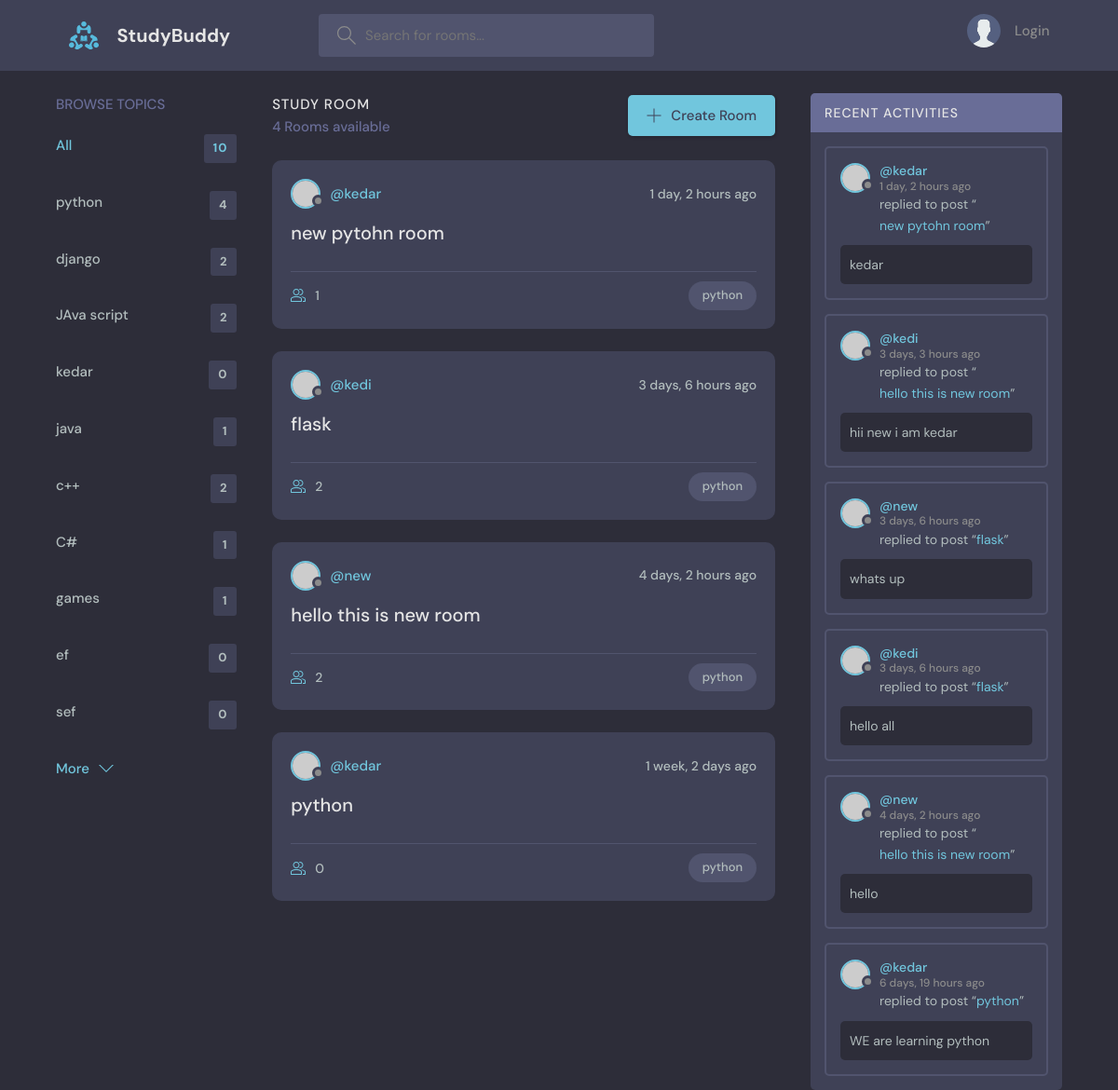
Before: /?q=python with the older database file.
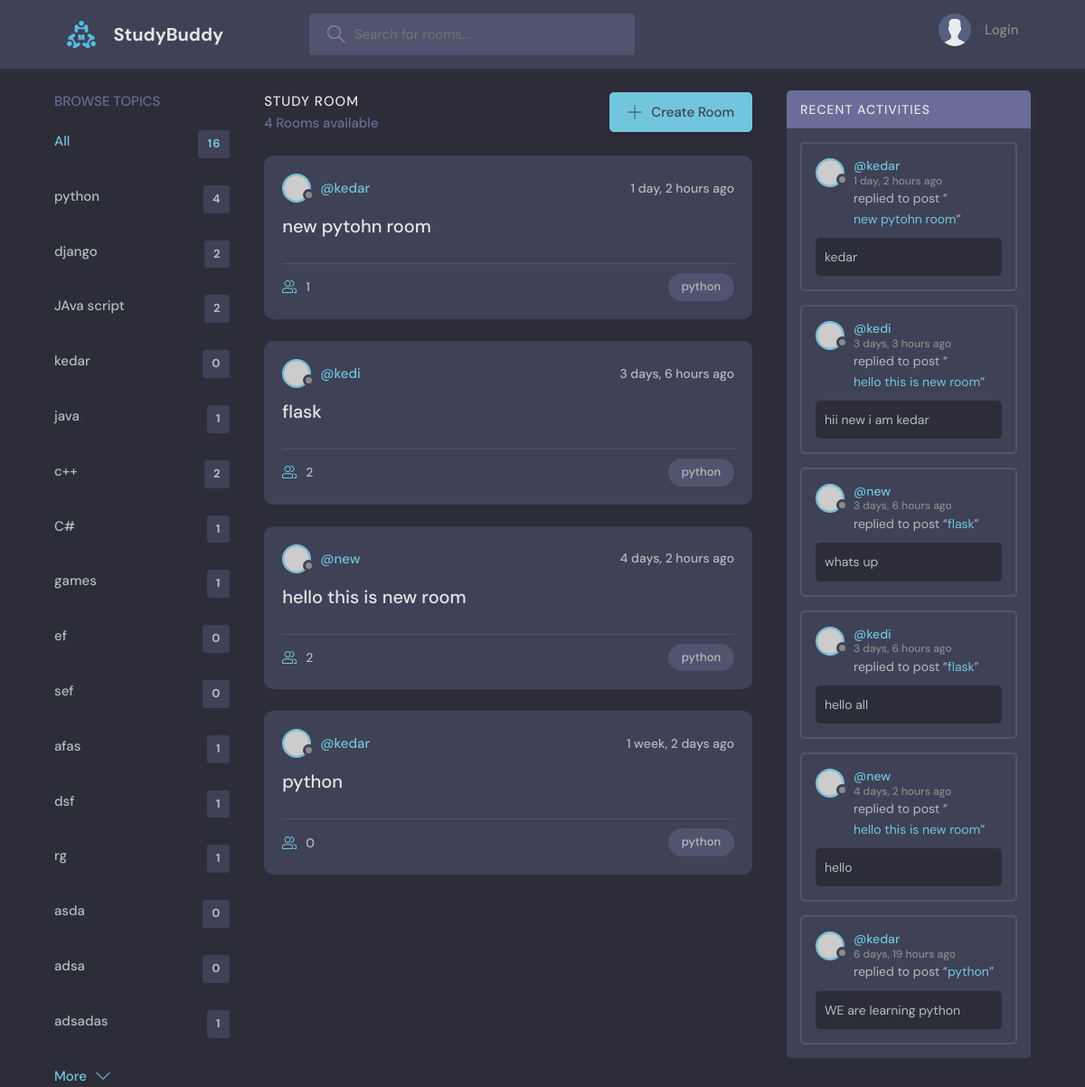
After: the same page with the newer database file.
### base/models.py (models this page shows, shortened)
class Topic(models.Model):
    name = models.CharField(max_length=200)

class Room(models.Model):
    host = models.ForeignKey(User,on_delete=models.SET_NULL, null=True)
    topic = models.ForeignKey(Topic,on_delete=models.SET_NULL, null=True)
    name = models.CharField(max_length=200, unique=True)
    description = models.TextField(null=True, blank=True)
    participants = models.ManyToManyField(User, related_name='participants', blank=True)
    requesters = models.ManyToManyField(User, related_name='requesters', blank=True)
    updated = models.DateTimeField(auto_now=True)
    created = models.DateTimeField(auto_now_add=True)
    class Meta:
        ordering = ['-updated', '-created']
    def __str__(self):
        return self.name

class Message(models.Model):
    user = models.ForeignKey(User, on_delete=models.CASCADE)
    room = models.ForeignKey(Room,on_delete=models.CASCADE)
    body = models.TextField()
    updated = models.DateTimeField(auto_now=True)
    created = models.DateTimeField(auto_now_add=True)
    class Meta:
        ordering = ['-updated', '-created']

### base/views.py (the view)
# urls.py: path('', views.home, name="home"),
def home(request):
    q = request.GET.get('q') if request.GET.get('q') != None else ''
    rooms = Room.objects.filter(
        Q(topic__name__icontains=q) |
        Q(name__icontains=q) |
        Q(description__icontains=q)
        )
    topics = Topic.objects.all()
    room_count = rooms.count()
    room_messages = Message.objects.filter(Q(room__topic__name__icontains=q))
    context = {'rooms': rooms, 'topics': topics, 'room_count': room_count,
                'room_messages': room_messages}
    return render(request, 'base/home.html',context)

### base/templates/base/home.html (shortened to what this page needs)
{% extends 'main.html' %}
{% block content %}
<main class="layout layout--3">
  <div class="container">
    {% include 'base/topics_component.html' %}
    <div class="roomList">
      <div class="roomList__header">
        <div>
          <h2>Study Room</h2>
          <p>{{room_count}} Rooms available</p>
        </div>
        <a class="btn btn--main" href="{% url 'create-room' %}">
          <svg version="1.1" xmlns="http://www.w3.org/2000/svg" width="32" height="32" viewBox="0 0 32 32">
            <title>add</title>
            <path
              d="M16.943 0.943h-1.885v14.115h-14.115v1.885h14.115v14.115h1.885v-14.115h14.115v-1.885h-14.115v-14.115z">
            </path>
          </svg>
          Create Room
        </a>
      </div>
      {% include 'base/feed_component.html' %}
    </div>
    {% include 'base/activity_component.html' %}
  </div>
</main>
{% endblock content %}

### base/templates/base/topics_component.html
<div class="topics">
  <div class="topics__header">
    <h2>Browse Topics</h2>
  </div>
  <ul class="topics__list">
    <li>
      <a href="{% url 'home' %}" class="active">All <span>{{ topics.count }}</span></a>
    </li>
    {% for topic in topics %}
    <li>
      <a href="{% url 'home' %}?q={{topic.name}}">{{topic.name}} <span>{{ topic.room_set.all.count }}</span></a>
    </li>
    {% endfor %}
  </ul>
  <a class="btn btn--link" href="topics.html">
    More
    <svg version="1.1" xmlns="http://www.w3.org/2000/svg" width="32" height="32" viewBox="0 0 32 32">
      <title>chevron-down</title>
      <path d="M16 21l-13-13h-3l16 16 16-16h-3l-13 13z"></path>
    </svg>
  </a>
</div>

### base/templates/base/feed_component.html (shortened to what this page needs)
{% for room in rooms %}
<div class="roomListRoom">
  <div class="roomListRoom__header">
    <a href="{% url 'user-profile' room.host.id %}" class="roomListRoom__author">
      <div class="avatar avatar--small">
        <img src="https://randomuser.me/api/portraits/women/11.jpg" />
      </div>
      <span>@{{room.host.username}}</span>
    </a>
    <div class="roomListRoom__actions">
      <span>{{room.created|timesince}} ago</span>
    </div>
  </div>
  <div class="roomListRoom__content">
    <a href="{% url 'room' room.id %}">{{room.name}}</a>
  </div>
  <div class="roomListRoom__meta">
    <a href="{% url 'room' room.id %}" class="roomListRoom__joined">
      {{room.participants.all.count}}
    </a>
    <p class="roomListRoom__topic">{{ room.topic.name }}</p>
  </div>
</div>
{% endfor %}

### base/templates/base/activity_component.html (shortened to what this page needs)
<div class="activities">
  <div class="activities__header">
    <h2>Recent Activities</h2>
  </div>
  {% for message in room_messages %}
  <div class="activities__box">
    <div class="activities__boxHeader roomListRoom__header">
      <a href="{% url 'user-profile' message.user.id %}" class="roomListRoom__author">
        <div class="avatar avatar--small">
          <img src="https://randomuser.me/api/portraits/women/11.jpg" />
        </div>
        <p>
          @{{ message.user }}
          <span>{{ message.created|timesince }} ago</span>
        </p>
      </a>
    </div>
    <div class="activities__boxContent">
      <p>replied to post “<a href="{% url 'room' message.room.id %}">{{message.room}}</a>”</p>
      <div class="activities__boxRoomContent">
        {{message.body}}
      </div>
    </div>
  </div>
  {% endfor %}
</div>

Changed rows visible on the page:
added Topic: name "afas", room_set.all.count "1"
added Topic: name "dsf", room_set.all.count "1"
added Topic: name "rg", room_set.all.count "1"
added Topic: name "asda", room_set.all.count "0"
added Topic: name "adsa", room_set.all.count "0"
added Topic: name "adsadas", room_set.all.count "1"
Other visible differences:
{{ topics.count }}: "10" → "16"
